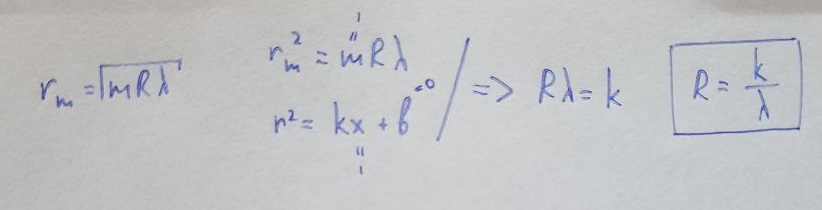
#> input picture Лаба_223/img/formula.jpg, 822 x 210 px
$ jupyter execute lab_223.ipynb   (shell and % lines are left out)
#> lines starting #> are read from the running program, lines starting #| are printed output that depends on the picture
## 1) Синий свет

[cell 1]
import numpy as np
import matplotlib.pyplot as plt
import cv2


y1 = [21.5, 29.5, 35, 39.5, 43.5, 47.2, 50.7, 54, 56.5, 60]
y2 = [26, 33, 37, 42, 45.8, 49, 52, 55, 58, 60.9]

y1_2 = [num ** 2 for num in y1]
y2_2 = [num ** 2 for num in y2]

x_blue = np.linspace(0, 10, len(y1))

fig, axs = plt.subplots(1, 2, figsize=(14, 6))
ax1, ax2 = axs

ax1.plot(x_blue, y1_2, marker = 'o', linestyle = 'none')
ax1.set_title('Синий (светлые кольца)')
ax1.set_xlabel('номер кольца')
ax1.set_ylabel('мм * 10^(-4)')
ax1.grid(True, which='both', linestyle='--', linewidth=0.5)
ax1.minorticks_on()
ax1.grid(True, which='minor', linestyle=':', linewidth=0.5, alpha=0.5)

x_line1 = np.linspace(0, 10, 10)
y_line1 = 0.0302 * x_line1 * 10000 + 515
ax1.plot(x_line1, y_line1, 'r-')

ax2.plot(x_blue, y2_2, marker = 'o', linestyle = 'none')
ax2.set_title('Синий (темные кольца)')
ax2.set_xlabel('номер кольца')
ax2.set_ylabel('мм * 10^(-4)')
ax2.grid(True, which='both', linestyle='--', linewidth=0.5)
ax2.minorticks_on()
ax2.grid(True, which='minor', linestyle=':', linewidth=0.5, alpha=0.5)

x_line2 = np.linspace(0, 10, 10)
y_line2 = 0.0303 * x_line2 * 10000 + 700
ax2.plot(x_line2, y_line2, 'r-')

plt.show()
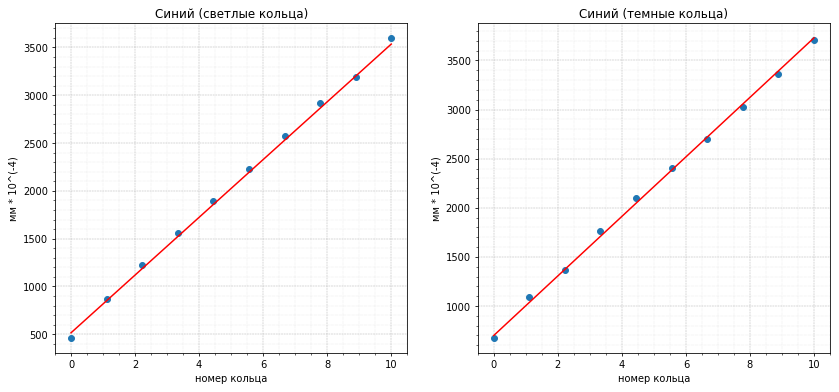
#> figure drawn by matplotlib, 2 panels; panel 1: curve peaks at x = 10, y = 3600; panel 1: curve peaks at x = 10, y = 3535; panel 2: curve peaks at x = 10, y = 3708.8; panel 2: curve peaks at x = 10, y = 3730

## 2) Зеленый свет

[cell 2]
y3 = [20, 28, 34.4, 39.5, 44.5, 48.8, 52.4, 55.7, 58.6, 62.2, 65.2, 68.2, 70.8, 73.5, 75.9, 78.2, 80.8, 83.2, 85.2, 87.7]
y4 = [25.5, 32, 37, 42, 46.5, 50.5, 53.2, 57.8, 60.8, 63.8, 66.9, 69.3, 72, 74.9, 77, 79.5, 82, 84.5, 86.5, 88.8]

y3_2 = [num ** 2 for num in y3]
y4_2 = [num ** 2 for num in y4]

x_green = np.linspace(0, 20, len(y4))

fig, axs = plt.subplots(1, 2, figsize = (14, 6))
ax1, ax2 = axs

ax1.plot(x_green, y3_2, marker = 'o', color = 'green', linestyle = 'none')
ax1.set_title('Зеленый (светлые кольца)')
ax1.set_xlabel('номер кольца')
ax1.set_ylabel('мм * 10^(-4)')
ax1.grid(True, which='both', linestyle='--', linewidth=0.5)
ax1.minorticks_on()
ax1.grid(True, which='minor', linestyle=':', linewidth=0.5, alpha=0.5)

x_line3 = np.linspace(0, 20, 20)
y_line3 = 0.0368 * x_line3 * 10000 + 398
ax1.plot(x_line3, y_line3, 'r-')

ax2.plot(x_green, y4_2, marker = 'o', color = 'green',linestyle = 'none')
ax2.set_title('Зеленый (темные кольца)')
ax2.set_xlabel('номер кольца')
ax2.set_ylabel('мм * 10^(-4)')
ax2.grid(True, which='both', linestyle='--', linewidth=0.5)
ax2.minorticks_on()
ax2.grid(True, which='minor', linestyle=':', linewidth=0.5, alpha=0.5)

x_line4 = np.linspace(0, 20, 20)
y_line4 = 0.03625 * x_line4 * 10000 + 603
ax2.plot(x_line4, y_line4, 'r-')

plt.show()
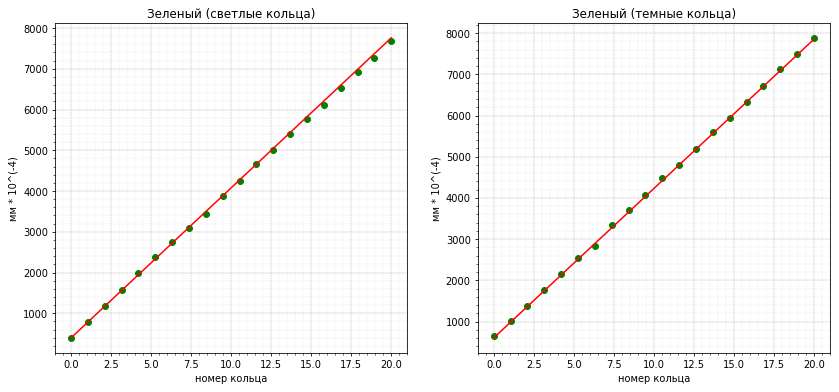
#> figure drawn by matplotlib, 2 panels; panel 1: curve peaks at x = 20, y = 7691.3; panel 1: curve peaks at x = 20, y = 7758; panel 2: curve peaks at x = 20, y = 7885.4; panel 2: curve peaks at x = 20, y = 7853

[cell 3]
image0 = cv2.imread(f'img/formula.jpg')
#> image0 is the input picture: shape (210, 822, 3); mean B, G, R 197.4, 195, 193.7
plt.imshow(cv2.cvtColor(image0, cv2.COLOR_BGR2RGB))
plt.axis('off')
plt.show()

# Расчеты радиусов линз Ньютона для синего света
### Светлые кольца
### lyambda = 465 нм; k = 0.0302 мм^2
### R = 6.5 см

### Темные кольца
### lyambda = 465 нм; k = 0.0303 мм^2
### R = 6.51 см

# Расчеты радиусов линз Ньютона для зеленого света
### Светлые кольца
### Зеленый свет: lyambda = 530 нм; k = 0.0368 мм^2
### R = 6.5 см

### Темные кольца
### Зеленый свет: lyambda = 530 нм; k = 0.03625 мм^2
### R = 6.8 см

## 3) Биения

[cell 4]
image1 = cv2.imread(f'img/Newton_rings_1.jpg')
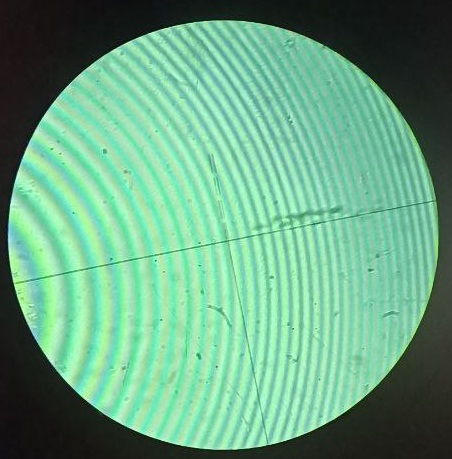
#> input picture Лаба_223/img/Newton_rings_1.jpg, 452 x 459 px
#> image1 is the input picture: shape (459, 452, 3); mean B, G, R 130, 162.9, 103.9
image2 = cv2.imread(f'img/Newton_rings_2.jpg')
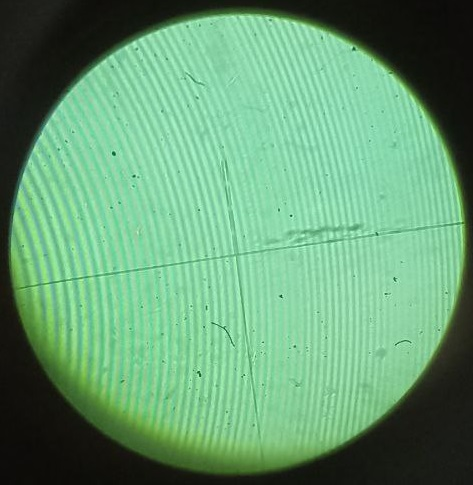
#> input picture Лаба_223/img/Newton_rings_2.jpg, 473 x 485 px
#> image2 is the input picture: shape (485, 473, 3); mean B, G, R 116.2, 156.1, 101.2

fig, axs = plt.subplots(1, 2, figsize = (14, 6))
ax1, ax2 = axs

ax1.imshow(cv2.cvtColor(image1, cv2.COLOR_BGR2RGB))
ax1.set_title('Newton_rings1')
ax1.axis('off')

ax2.imshow(cv2.cvtColor(image2, cv2.COLOR_BGR2RGB))
ax2.set_title('Newton_rings2')
ax2.axis('off')


plt.show()
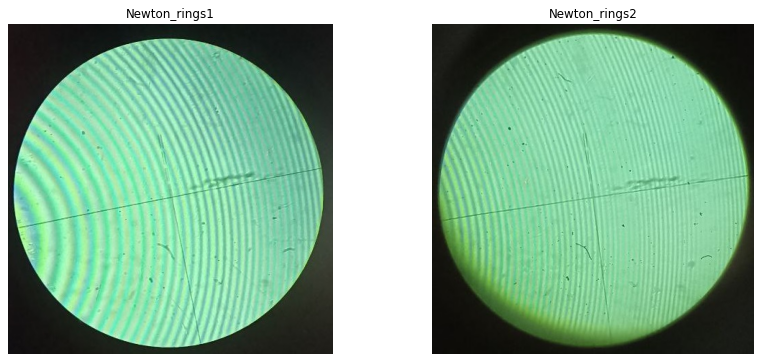
#> figure drawn by matplotlib, 2 panels
